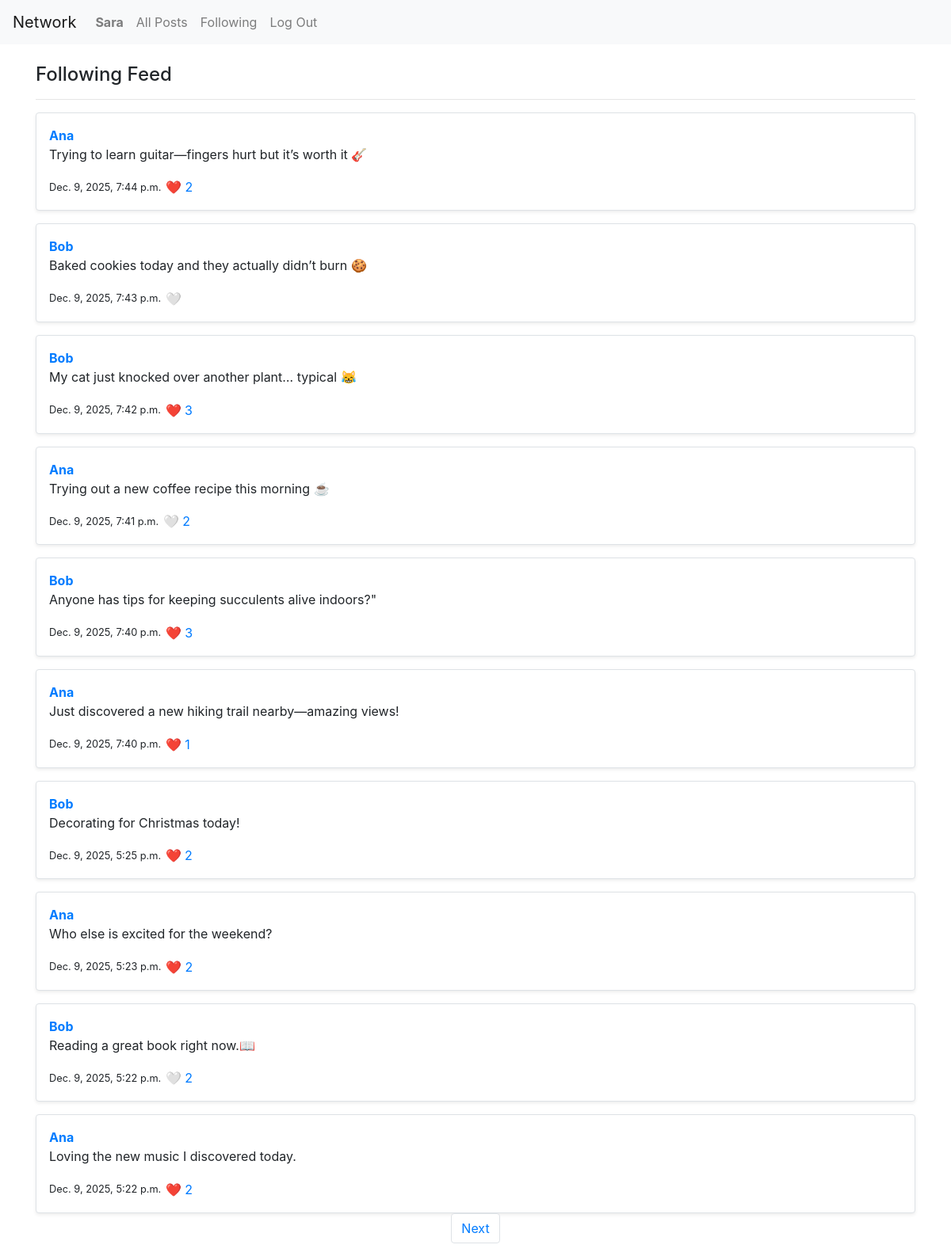
/following_feed (signed in), run on the app's committed database.
### network/models.py (models this page shows, shortened)
class User(AbstractUser):
    pass

class Post(models.Model):
    content=models.CharField(max_length=140)
    user = models.ForeignKey(User, on_delete=models.CASCADE, related_name="author")
    timestamp=models.DateTimeField(auto_now_add=True)

### network/views.py (the view)
# urls.py: path("following_feed", views.following_feed, name="following_feed"),
@login_required
def following_feed(request):
  following_objs=Follow.objects.filter(follower=request.user)
  following_profiles=[]
  for f in following_objs:
    following_profiles.append(f.following)
  posts=Post.objects.filter(user__in=following_profiles).annotate(likes_count=Count('likes_received')).order_by("-timestamp") #user__in = SQL WHERE user_id IN (...).
  for post in posts:
    post.liked = post.likes_received.filter(user=request.user).exists()
  paginator=Paginator(posts, 10)
  page_number = request.GET.get('page')
  posts_page = paginator.get_page(page_number)
  return render(request, "network/following_feed.html", {
    "posts_page": posts_page
  })

### network/templates/network/following_feed.html (shortened to what this page needs)
{% extends "network/layout.html" %}
{% block body %}
{% if user.is_authenticated %}
<div class="container mt-4">
<h4 class="mt-4">Following Feed</h4>
<hr>
{% for post in posts_page %}
<div class="post-box mt-3 p-3 border rounded bg-white shadow-sm" id="post-{{ post.id }}">
	<strong>
		<a href="{% url 'profile' post.user.username %}">
			{{ post.user.username }}
		</a>
	</strong>
	<p id="post-content-{{ post.id }}">{{ post.content }}</p>
	<small>{{ post.timestamp }}</small>
	<button class="btn-like btn btn-link p-0" data-id="{{ post.id }}">
    <span class="heart-icon">
        {% if post.liked %}
            ❤️
        {% else %}
            🤍
        {% endif %}
    </span>
		{% if post.likes_count > 0 %}
    <span class="like-count">{{ post.likes_count }}</span>
		{% endif %}
</button>
</div>
{% empty %}
<p>No posts yet.</p>
{% endfor %}
<nav aria-label="Page navigation">
	<ul class="pagination d-flex justify-content-center">
		{% if posts_page.has_next %}
			<li class="page-item"><a class="page-link" href="?page={{ posts_page.next_page_number }}">Next</a></li>
		{% endif %}
	</ul>
</nav>
</div>
{% endif %}
{% endblock %}

### network/templates/network/layout.html (shortened to what this page needs)
{% load static %}
<!DOCTYPE html>
<html lang="en">
<head>
  <link rel="stylesheet" href="https://stackpath.bootstrapcdn.com/bootstrap/4.4.1/css/bootstrap.min.css">
  <link href="{% static 'network/styles.css' %}" rel="stylesheet">
</head>
<body>
  <nav class="navbar navbar-expand-lg navbar-light bg-light">
    <a class="navbar-brand" href="{% url 'index'  %}">Network</a>
    <div>
      <ul class="navbar-nav mr-auto">
        {% if user.is_authenticated %}
            <li class="nav-item">
              <a class="nav-link" href="{% url 'profile' username=user.username %}"><strong>{{ user.username }}</strong></a>
            </li>
        {% endif %}
        <li class="nav-item">
          <a class="nav-link" href="{% url 'index' %}">All Posts</a>
        </li>
        {% if user.is_authenticated %}
            <li class="nav-item">
              <a class="nav-link" href="{% url 'following_feed' %}">Following</a>
            </li>
            <li class="nav-item">
              <a class="nav-link" href="{% url 'logout' %}">Log Out</a>
            </li>
        {% endif %}
      </ul>
    </div>
    </nav>
  <div class="body">
      {% block body %}
      {% endblock %}
  </div>
</body>
</html>

### network/static/network/styles.css (style rules this page uses)
.btn-like, .edit-btn { text-decoration: none; }

### data on the page
User: username "Sara"
Post: user.username "Ana", content "Trying to learn guitar—fingers hurt but it’s worth it 🎸", timestamp "Dec. 9, 2025, 7:44 p.m.", likes_count "2"
Post: user.username "Bob", content "Baked cookies today and they actually didn’t burn 🍪", timestamp "Dec. 9, 2025, 7:43 p.m."
Post: user.username "Bob", content "My cat just knocked over another plant… typical 😹", timestamp "Dec. 9, 2025, 7:42 p.m.", likes_count "3"
Post: user.username "Ana", content "Trying out a new coffee recipe this morning ☕", timestamp "Dec. 9, 2025, 7:41 p.m.", likes_count "2"
Post: user.username "Bob", content "Anyone has tips for keeping succulents alive indoors?\"", timestamp "Dec. 9, 2025, 7:40 p.m.", likes_count "3"
Post: user.username "Ana", content "Just discovered a new hiking trail nearby—amazing views!", timestamp "Dec. 9, 2025, 7:40 p.m.", likes_count "1"
Post: user.username "Bob", content "Decorating for Christmas today!", timestamp "Dec. 9, 2025, 5:25 p.m.", likes_count "2"
Post: user.username "Ana", content "Who else is excited for the weekend?", timestamp "Dec. 9, 2025, 5:23 p.m.", likes_count "2"
Post: user.username "Bob", content "Reading a great book right now.📖", timestamp "Dec. 9, 2025, 5:22 p.m.", likes_count "2"
Post: user.username "Ana", content "Loving the new music I discovered today.", timestamp "Dec. 9, 2025, 5:22 p.m.", likes_count "2"
